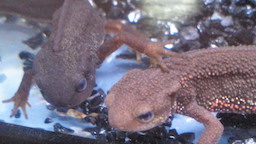
#> input picture Question_91_100/imori_many.jpg, 256 x 144 px, found by its file name
$ python question_97.py
#> lines starting #> are read from the running program, lines starting #| are printed output that depends on the picture
import numpy as np
import cv2
import numpy as np
import matplotlib.pyplot as plt
import time
import sys

from glob import glob

np.random.seed(0)

class NN:
    # [42 lines left out: functions __init__, forward, train, not called in this run]

    def sigmoid(self, x):
        return 1. / (1. + np.exp(-x))

# [31 lines left out: functions intersection_over_union, intersection_over_union, not called in this run]

def resize(img, h, w):
    _h, _w  = img.shape
    ah = 1. * h / _h
    aw = 1. * w / _w
    y = np.arange(h).repeat(w).reshape(w, -1)
    x = np.tile(np.arange(w), (h, 1))
    y = (y / ah)
    x = (x / aw)

    ix = np.floor(x).astype(np.int32)
    iy = np.floor(y).astype(np.int32)
    ix = np.minimum(ix, _w-2)
    iy = np.minimum(iy, _h-2)

    dx = x - ix
    dy = y - iy

    out = (1-dx) * (1-dy) * img[iy, ix] + dx * (1 - dy) * img[iy, ix+1] + (1 - dx) * dy * img[iy+1, ix] + dx * dy * img[iy+1, ix+1]
    out[out>255] = 255

    return out

def getGxGy(grray: np.ndarray):
    H, W = grray.shape

    gx = np.zeros([H,W],dtype=np.float32)
    gy = np.zeros([H,W],dtype=np.float32)

    for y in range(H):
        for x in range(W):
            gx[y,x] = grray[y,min(x+1,W-1)] - grray[y,max(x-1,0)]
            gy[y,x] = grray[min(y+1,H-1),x] - grray[max(y-1,0),x]

    return gx,gy

def getMagAng(gx: np.ndarray,gy :np.ndarray):
    H, W = gx.shape

    mag = ang = np.zeros([H,W],dtype=np.float32)

    mag = np.sqrt( np.where(gx**2 + gy**2 >= 0, gx**2 + gy**2 , 0))
    # ang = np.arctan(np.where( gx != 0, gy/gx,0 ))
    ang = np.arctan(gy/gx)
    # ang = np.arctan2(gx,gy)
    ang = np.degrees(ang)

    ang[ang<0] += 180

    return mag,ang

def convang(mag:np.ndarray):

    H, W = mag.shape

    out = np.zeros([H,W],dtype=np.uint8)

    for i in range(20,200,20):
        out[(mag[...]< i) & (mag[...] > i-20)] = (i-20)/20

    return out

# get gradient histogram
def gradient_histogram(gradient_quantized, magnitude, N=8):
    # get shape
    H, W = magnitude.shape

    # get cell num
    cell_N_H = H // N
    cell_N_W = W // N
    histogram = np.zeros((cell_N_H, cell_N_W, 9), dtype=np.float32)

    # each pixel
    for y in range(cell_N_H):
        for x in range(cell_N_W):
            for j in range(N):
                for i in range(N):
                    histogram[y, x, gradient_quantized[y * 4 + j, x * 4 + i]] += magnitude[y * 4 + j, x * 4 + i]

    return histogram

def HOG_step1(grray):
    # get original image shape
    H, W = grray.shape

    gx,gy = getGxGy(grray)
    mag,ang = getMagAng(gx,gy)
    qang  = convang(ang)

    return mag,qang

def HOG_step2(magnitude,gradient_quantized):

    hist = gradient_histogram(gradient_quantized,magnitude)

    return hist

def normalize(hist,epsilon=1):

    H, W, _ = hist.shape

    for y in range(H):
        for x in range(W):
            hist[y,x] = hist[y,x]  / np.sqrt( np.sum(hist[max(y - 1, 0) : min(y + 2, H),max(x - 1, 0) : min(x + 2, W)]** 2) + epsilon)

    return hist

def HOG_step3(hist):

    normalize(hist)

    return hist

# Read image
start_time = time.time()

# read image
img = cv2.imread("/Users/hiroyukih/vscode/Gasyori100knock/Question_91_100/imori_many.jpg").astype(np.float32)
H, W, C = img.shape
#> H = 144; W = 256; C = 3

# Grayscale
gray = 0.2126 * img[..., 2] + 0.7152 * img[..., 1] + 0.0722 * img[..., 0]
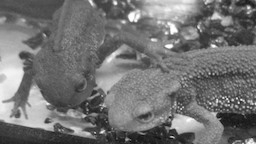
#> gray: shape (144, 256) float32; min 1.08, max 255, mean 115.6

# イモリの正解位置
# gt = np.array((47, 41, 129, 103), dtype=np.float32)
H_size   = 32
Sride    = 4
F_n      =  ((H_size // 8) ** 2) * 9
recs     = np.array(((42,42),(56,56),(70,70)),dtype=np.float32)
img_num  = int( (H*W)/(4*4)*recs.shape[0] )
#> img_num = 6912
print(img_num)
#| 6912
# db       = np.zeros((img_num, F_n))
db       = np.zeros((img_num, F_n))
index    = 0

for y in range(0,H,4):
    for x in range(0,W,4):
        for rec in recs:
            crop_w = rec[0]
            crop_h = rec[1]

            #クロップ開始位置と終了位置
            x1=  int(max(x - crop_w/2,0))
            y1=  int(max(y - crop_h/2,0))
            x2=  int(min(x + crop_w/2,W-1))
            y2=  int(min(y + crop_h/2,H-1))

            #テスト用
            cv2.rectangle(img,(x1,y1),(x2,y2),[255,0,0],1)

            #リサイズ
            crop      = gray[y1:y2,x1:x2]
            res       = resize(crop,H_size,H_size)
#> (the run stopped early here; a loop or call above may not have finished)
